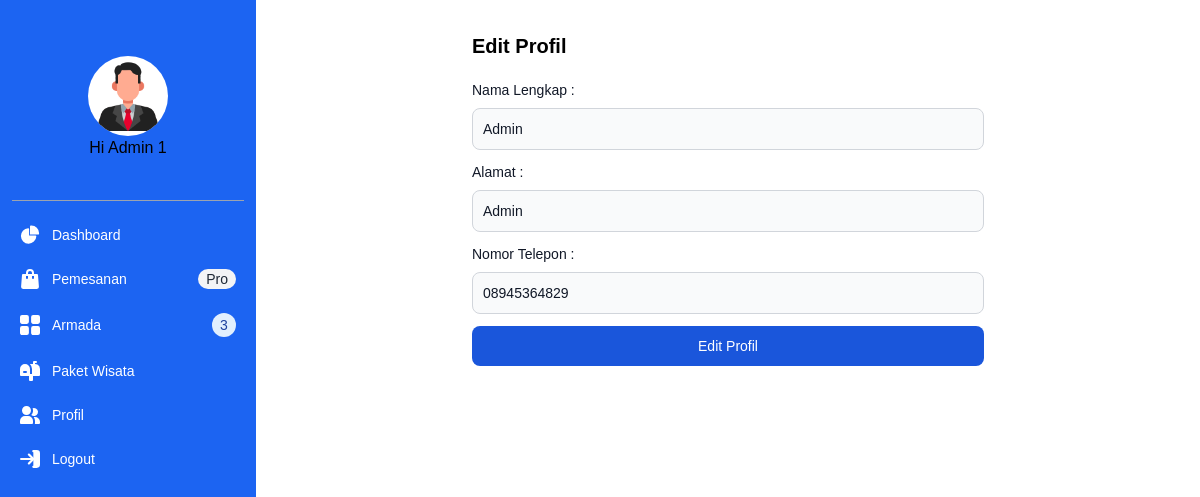
Page /app/admin/edit.php (signed in) on the earlier database version.
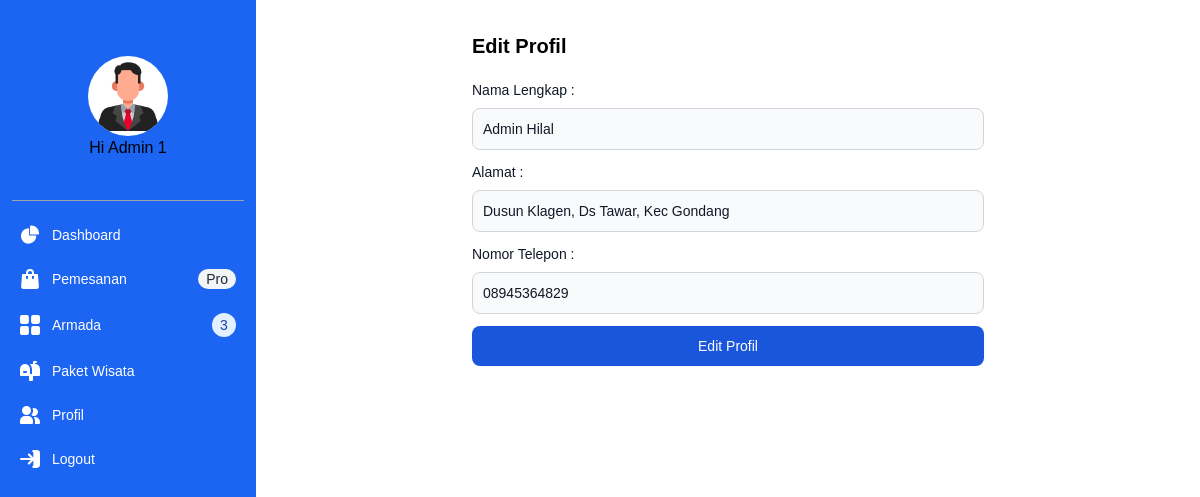
Same page on the later database version.
### tables this page shows
CREATE TABLE `user` (
  `ID_USER` char(8) NOT NULL,
  `NAMA_USER` varchar(64) NOT NULL,
  `ALAMAT_USER` varchar(256) NOT NULL,
  `TELEPON_USER` varchar(13) NOT NULL,
  `PASSWORD_USER` varchar(256) NOT NULL,
  `IS_ADMIN` tinyint(1) DEFAULT NULL
);

### app/database.php (called while the page is built, shortened)
<?php
    function show($table, $name, $id) {
    	try {
    		$stm = DB->query("SELECT ".strtoupper($name)."_".strtoupper($table)." FROM $table WHERE ID_".strtoupper($table)." = '$id'");
	    	$db = $stm->fetchAll(PDO::FETCH_ASSOC);
	    	return $db[0][strtoupper($name)."_".strtoupper($table)];
	    } catch(PDOException $err) {
	    	echo $err->getMessage();
		}
    }
?>

### assets/inc/admin/edit/edit.inc (the view, shortened to what this page needs)
<div class="form-field">
    <label class="block mb-2 text-sm font-medium text-gray-900 dark:text-white">Nama Lengkap :</label>
    <input type="text" name="nama" id="nama" value="<?php if (isset($_POST['nama'])) {valinp($_POST, 'nama');} else {echo show($table, 'nama', $id);} ?>" class="bg-gray-50 border border-gray-300 text-gray-900 text-sm rounded-lg focus:ring-blue-500 focus:border-blue-500 block w-full p-2.5 dark:bg-gray-700 dark:border-gray-600 dark:placeholder-gray-400 dark:text-white dark:focus:ring-blue-500 dark:focus:border-blue-500">
</div>
<div class="form-field">
    <label class="block mt-3 mb-2 text-sm font-medium text-gray-900 dark:text-white">Alamat :</label>
    <input type="text" name="alamat" id="alamat" value="<?php if (isset($_POST['alamat'])) {valinp($_POST, 'alamat');} else {echo show($table, 'alamat', $id);} ?>" class="bg-gray-50 border border-gray-300 text-gray-900 text-sm rounded-lg focus:ring-blue-500 focus:border-blue-500 block w-full p-2.5 dark:bg-gray-700 dark:border-gray-600 dark:placeholder-gray-400 dark:text-white dark:focus:ring-blue-500 dark:focus:border-blue-500">
</div>
<div class="form-field">
    <label class="block mt-3 mb-2 text-sm font-medium text-gray-900 dark:text-white">Nomor Telepon :</label>
    <input type="text" name="telepon" id="telepon" value="<?php if (isset($_POST['telepon'])) {valinp($_POST, 'telepon');} else {echo show($table, 'telepon', $id);} ?>" class="bg-gray-50 border border-gray-300 text-gray-900 text-sm rounded-lg focus:ring-blue-500 focus:border-blue-500 block w-full p-2.5 dark:bg-gray-700 dark:border-gray-600 dark:placeholder-gray-400 dark:text-white dark:focus:ring-blue-500 dark:focus:border-blue-500">
</div>
<div class="form-field">
    <input type="submit" name="submit" value="Edit Profil" class="mt-3 text-white bg-blue-700 hover:bg-blue-800 focus:ring-4 focus:outline-none focus:ring-blue-300 font-medium rounded-lg text-sm w-full sm:w-auto px-5 py-2.5 text-center dark:bg-blue-600 dark:hover:bg-blue-700 dark:focus:ring-blue-800">
</div>

Differences in the rows shown:
changed user: nama "Admin" → "Admin Hilal"; alamat "Admin" → "Dusun Klagen, Ds Tawar, Kec Gondang"
